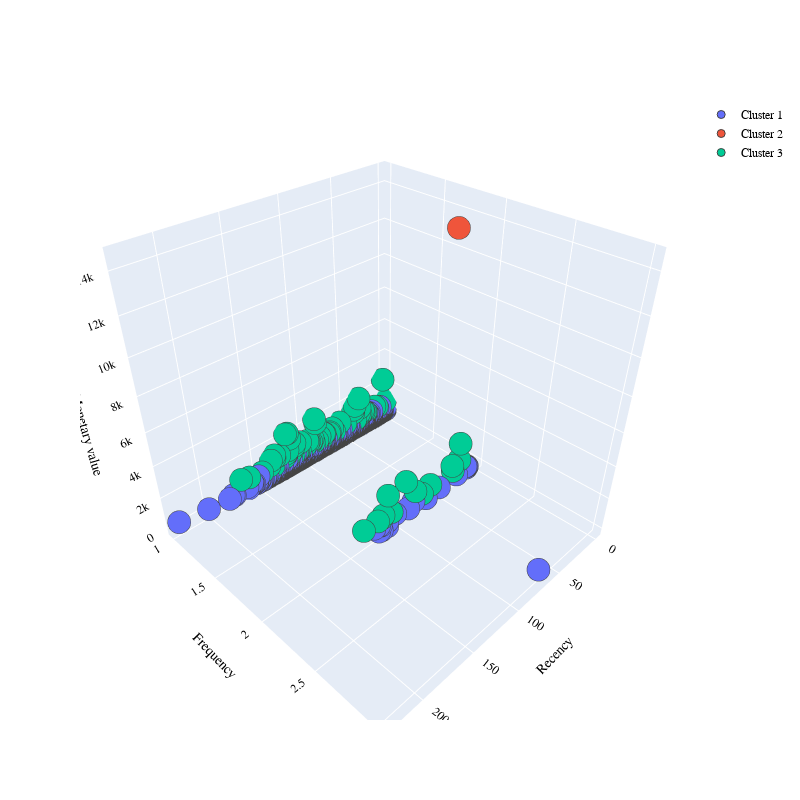
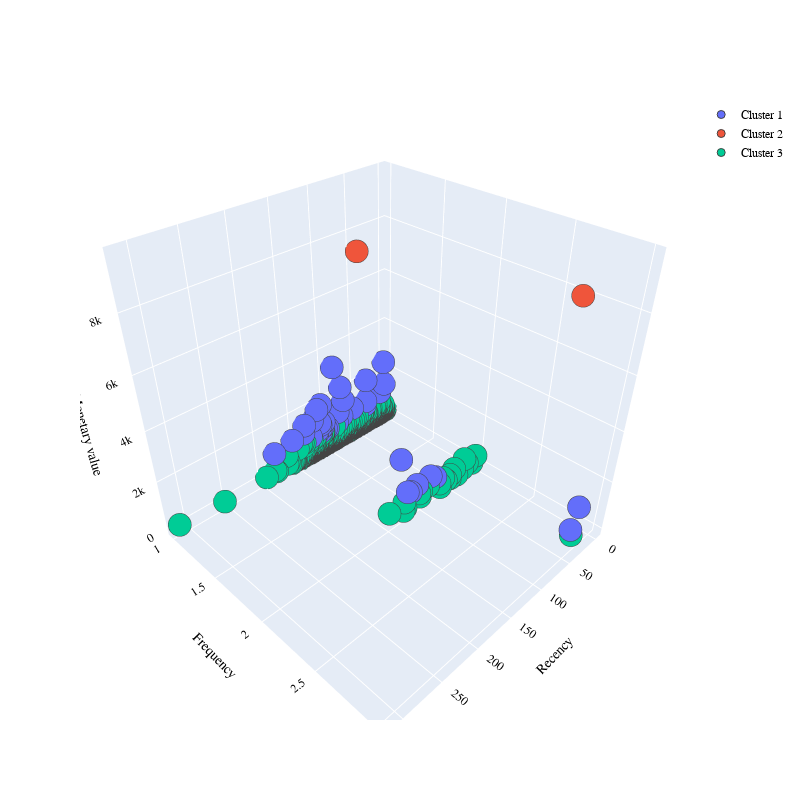
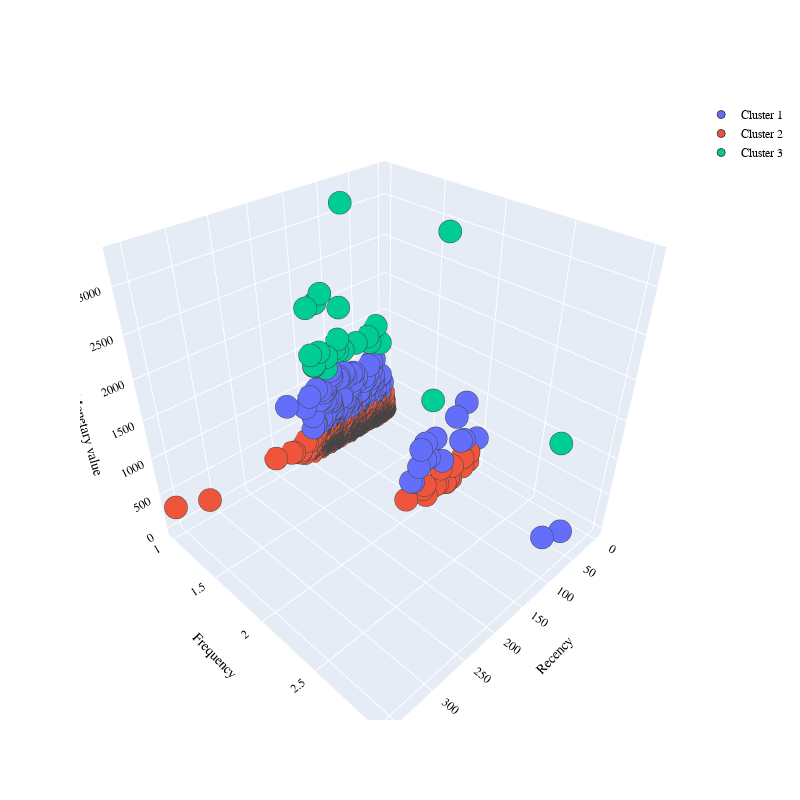
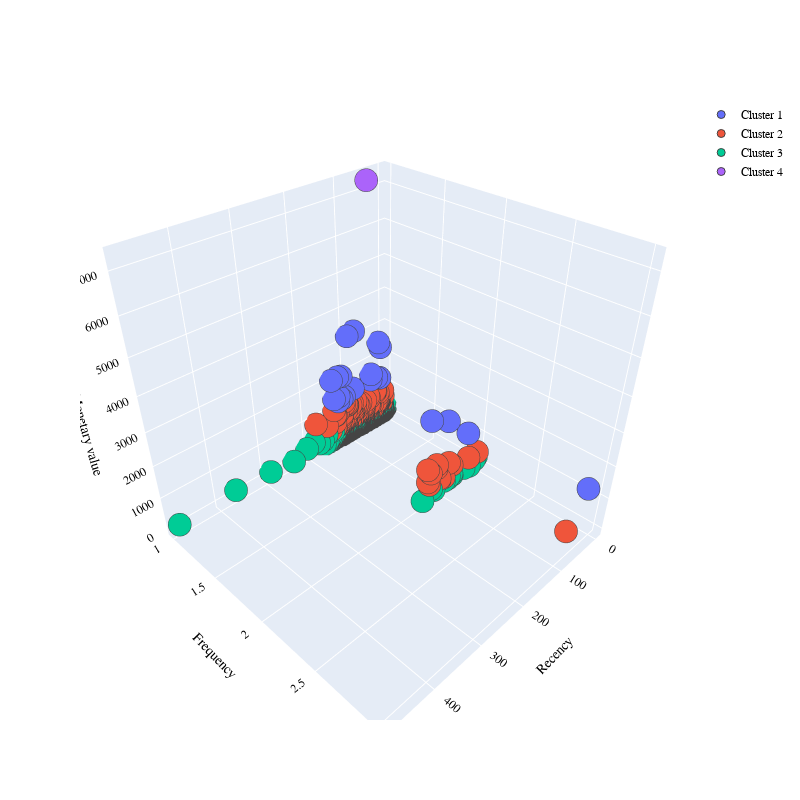

The notebook cell these images were saved under, in order:
### Code cell
# run_experiment.py
import sys
import json  
import os
import wandb


# Add the path to the src module
current_path = os.getcwd()
data_folder = os.path.abspath(os.path.join(current_path, '..', '..', 'data', 'external'))
data_filepath = os.path.join(data_folder, 'customer_segmentation.csv')
src_path = os.path.abspath(os.path.join(current_path, '..', '..'))
sys.path.append(src_path)

from src.data_preparation.cleaning import *
from src.data_preparation.rfm import *
from src.clustering.kmeans.analysis import * 
from src.clustering.kmeans.core import *
from src.visualization.clustering_visualization import *
from src.visualization.data_visualization import * 

'''
# Initialize WandB
wandb.init(project="Customer_Segmentation", name="Kmeans_Experiment")


# Define sweep configuration
sweep_config_path = os.path.join(os.path.dirname(__file__), 'sweep.yaml')
sweep_id = wandb.sweep(sweep=sweep_config_path, project="Customer_Segmentation")


# Data Prep
df = prepare_data(data_filepath)
df = drop_c_id(df)
df = clean_data(df)

# RFM
frequency = get_frequencies(df)
monetary = get_monetary(df)
recency = get_recency(df)
rfm_dataset = concatenate_dataframes_(recency, monetary, frequency)


# KMeans
X = elbow_method(rfm_dataset)[0]
best_params = get_best_kmeans_params(X)

rfmcopy = choose(rfm_dataset, X)[0]
nclusterskmeans = choose(rfm_dataset, X)[1]
plot_clusters(rfmcopy, clusters1=nclusterskmeans)

silscores = {}
silscores['kmeans'] = silhouette_score_f(X, rfmcopy, 'kmeans_cluster')

wandb.finish()

''' 
sweep_config = {
    "name": "kmeans-sweep",
    "method": "grid",
    "metric": {"goal": "maximize", "name": "Silhouette Score"},
    "parameters": {
        "n_clusters": {"values": [3, 4, 5, 6]},
        "algorithm": {"values": ["lloyd", "elkan"]},
        "random_state": {"values": [42, 123, 456]}
    }
}

def objective():
    # Initialize WandB inside the objective function
    wandb.init(project="Customer_Segmentation", name="Kmeans_Experiment")

    # Paths
    current_path = os.getcwd()
    data_folder = os.path.abspath(os.path.join(current_path, '..', '..', 'data', 'external'))
    data_filepath = os.path.join(data_folder, 'customer_segmentation.csv')

    # Data Prep
    df = prepare_data(data_filepath)
    df = drop_c_id(df)
    df = clean_data(df)

    # RFM
    frequency = get_frequencies(df)
    monetary = get_monetary(df)
    recency = get_recency(df)
    rfm_dataset = concatenate_dataframes_(recency, monetary, frequency)

    # KMeans
    X = elbow_method(rfm_dataset)[0]
    rfm_copy = clustering(wandb.config.n_clusters, wandb.config.algorithm, wandb.config.random_state, X, rfm_dataset)

    #clusters
    plot_clusters(rfm_copy, clusters1=rfm_copy['kmeans_cluster'].nunique())


    wandb.finish()

# The choose function is no longer needed, you can remove it


# Main function
wandb.init(project="Customer_Segmentation", name="Kmeans_Experiment")
def main():
    # Define sweep configuration
    sweep_id = wandb.sweep(sweep=sweep_config, project="Customer_Segmentation")

    # Run the sweep
    wandb.agent(sweep_id, function=objective, count=10)



# Run the main function
if __name__ == "__main__":
    main()

### Figure 1 — Plotly figure (JSON) as saved in the notebook; plotly's stock layout.template omitted (floating-point values rounded to 4 significant figures; data arrays with more than 128 entries replaced by an {"elided": "..."} marker saying what was removed)
{"data": [{"marker": {"line": {"width": 1}, "size": 8}, "mode": "markers", "name": "Cluster 1", "type": "scatter3d", "x": {"elided": "1221 int values"}, "y": {"elided": "1221 int values"}, "z": {"elided": "1221 float values"}}, {"marker": {"line": {"width": 1}, "size": 8}, "mode": "markers", "name": "Cluster 2", "type": "scatter3d", "x": [44], "y": [2], "z": [14550.0]}, {"marker": {"line": {"width": 1}, "size": 8}, "mode": "markers", "name": "Cluster 3", "type": "scatter3d", "x": [110, 34, 33, 41, 110, 121, 127, 34, 113, 111, 136, 92, 31, 119, 96, 61, 25, 77, 116, 115, 108, 86, 32, 117, 99, 33, 138, 120, 118, 115, 105, 85, 77, 94, 90, 25, 115, 159, 29, 11, 136, 67, 134, 76, 39, 70, 117, 146, 107, 71, 122, 95, 79, 92, 71, 107, 132, 120, 120, 38, 51, 58, 167, 26, 112, 0, 89, 82, 106, 36, 14, 34, 132, 41, 39, 65, 92, 25, 79, 104, 25, 3, 28, 87, 90], "y": [1, 1, 1, 1, 2, 2, 1, 1, 1, 1, 2, 1, 1, 1, 1, 2, 2, 1, 1, 2, 1, 1, 1, 2, 1, 2, 1, 1, 1, 1, 1, 1, 1, 1, 1, 2, 1, 1, 1, 1, 1, 1, 1, 1, 1, 1, 1, 1, 1, 1, 1, 1, 2, 1, 2, 1, 1, 1, 1, 1, 1, 1, 1, 1, 1, 1, 1, 1, 2, 1, 1, 2, 1, 1, 1, 1, 1, 1, 1, 1, 1, 1, 1, 1, 2], "z": [1308.0, 1930.0, 1237.0, 1125.0, 2047.0, 792.4, 1064.0, 864.8, 914.0, 1130.0, 809.2, 807.2, 752.2, 2220.0, 975.9, 813.6, 1174.0, 828.6, 689.7, 946.2, 616.5, 1876.0, 767.1, 810.7, 699.7, 700.7, 728.4, 913.2, 1077.0, 818.4, 626.7, 617.8, 820.7, 891.9, 920.9, 2269.0, 1784.0, 720.8, 908.0, 623.0, 1024.0, 872.4, 576.5, 797.4, 568.9, 692.6, 2208.0, 573.5, 618.3, 644.5, 719.0, 839.6, 1089.0, 719.7, 592.9, 582.9, 1071.0, 813.4, 819.3, 570.9, 707.7, 991.7, 868.0, 698.9, 568.6, 712.9, 639.3, 788.2, 788.8, 584.3, 721.7, 1082.0, 1247.0, 1351.0, 1571.0, 596.6, 792.1, 588.1, 640.6, 1159.0, 676.2, 2328.0, 782.2, 2184.0, 2151.0]}], "layout": {"autosize": true, "font": {"color": "black", "family": "Gilroy", "size": 12}, "height": 800, "scene": {"xaxis": {"title": {"font": {"color": "black"}, "text": "Recency"}}, "yaxis": {"title": {"font": {"color": "black"}, "text": "Frequency"}}, "zaxis": {"title": {"font": {"color": "black"}, "text": "Monetary value"}}}, "showlegend": true, "width": 800}}

### Figure 2 — Plotly figure (JSON) as saved in the notebook; plotly's stock layout.template omitted (floating-point values rounded to 4 significant figures; data arrays with more than 128 entries replaced by an {"elided": "..."} marker saying what was removed)
{"data": [{"marker": {"line": {"width": 1}, "size": 8}, "mode": "markers", "name": "Cluster 1", "type": "scatter3d", "x": [34, 10, 110, 43, 76, 111, 123, 76, 82, 99, 137, 35, 116, 2, 84, 115, 109, 115, 105, 126, 110, 116, 77, 73, 36, 84, 58, 110, 107, 121, 34, 132, 154, 102, 181, 135, 88, 3, 106], "y": [1, 1, 1, 3, 2, 1, 1, 1, 1, 1, 1, 1, 1, 1, 1, 1, 1, 1, 1, 1, 1, 2, 1, 1, 1, 2, 1, 1, 1, 2, 3, 2, 1, 1, 1, 1, 1, 1, 2], "z": [1930.0, 1043.0, 1024.0, 838.7, 747.6, 1130.0, 1404.0, 908.4, 1181.0, 699.7, 1057.0, 971.0, 734.1, 1313.0, 719.8, 1784.0, 1915.0, 847.6, 1071.0, 726.0, 706.2, 830.9, 2223.0, 1590.0, 814.4, 930.0, 991.7, 851.8, 876.8, 913.5, 1622.0, 2494.0, 1020.0, 727.5, 876.5, 1391.0, 3243.0, 2328.0, 959.7]}, {"marker": {"line": {"width": 1}, "size": 8}, "mode": "markers", "name": "Cluster 2", "type": "scatter3d", "x": [98, 44], "y": [3, 1], "z": [9587.0, 7275.0]}, {"marker": {"line": {"width": 1}, "size": 8}, "mode": "markers", "name": "Cluster 3", "type": "scatter3d", "x": {"elided": "1265 int values"}, "y": {"elided": "1265 int values"}, "z": {"elided": "1265 float values"}}], "layout": {"autosize": true, "font": {"color": "black", "family": "Gilroy", "size": 12}, "height": 800, "scene": {"xaxis": {"title": {"font": {"color": "black"}, "text": "Recency"}}, "yaxis": {"title": {"font": {"color": "black"}, "text": "Frequency"}}, "zaxis": {"title": {"font": {"color": "black"}, "text": "Monetary value"}}}, "showlegend": true, "width": 800}}

### Figure 3 — Plotly figure (JSON) as saved in the notebook; plotly's stock layout.template omitted (floating-point values rounded to 4 significant figures; data arrays with more than 128 entries replaced by an {"elided": "..."} marker saying what was removed)
{"data": [{"marker": {"line": {"width": 1}, "size": 8}, "mode": "markers", "name": "Cluster 1", "type": "scatter3d", "x": {"elided": "136 int values"}, "y": {"elided": "136 int values"}, "z": {"elided": "136 float values"}}, {"marker": {"line": {"width": 1}, "size": 8}, "mode": "markers", "name": "Cluster 2", "type": "scatter3d", "x": {"elided": "1144 int values"}, "y": {"elided": "1144 int values"}, "z": {"elided": "1144 float values"}}, {"marker": {"line": {"width": 1}, "size": 8}, "mode": "markers", "name": "Cluster 3", "type": "scatter3d", "x": [139, 83, 122, 111, 85, 124, 80, 98, 10, 131, 30, 76, 89, 95, 34, 106, 136, 18, 109, 115, 131, 90, 56], "y": [1, 2, 1, 1, 1, 1, 1, 2, 1, 1, 1, 1, 1, 1, 1, 3, 1, 1, 1, 1, 1, 1, 1], "z": [2048.0, 3277.0, 1404.0, 1138.0, 1876.0, 2061.0, 1271.0, 1399.0, 1115, 1255.0, 1200, 3123.0, 1459.0, 1349.0, 1294.0, 1749.0, 1419.0, 1391.0, 1289.0, 2153.0, 1247.0, 1301.0, 1285.0]}], "layout": {"autosize": true, "font": {"color": "black", "family": "Gilroy", "size": 12}, "height": 800, "scene": {"xaxis": {"title": {"font": {"color": "black"}, "text": "Recency"}}, "yaxis": {"title": {"font": {"color": "black"}, "text": "Frequency"}}, "zaxis": {"title": {"font": {"color": "black"}, "text": "Monetary value"}}}, "showlegend": true, "width": 800}}

### Figure 4 — Plotly figure (JSON) as saved in the notebook; plotly's stock layout.template omitted (floating-point values rounded to 4 significant figures; data arrays with more than 128 entries replaced by an {"elided": "..."} marker saying what was removed)
{"data": [{"marker": {"line": {"width": 1}, "size": 8}, "mode": "markers", "name": "Cluster 1", "type": "scatter3d", "x": [109, 139, 115, 122, 18, 124, 13, 97, 86, 124, 33, 115, 39, 81, 15, 24, 33, 132, 38, 134, 89], "y": [1, 1, 1, 1, 1, 1, 1, 1, 1, 1, 2, 1, 1, 1, 1, 1, 3, 2, 1, 1, 2], "z": [1308.0, 2048.0, 1259.0, 1404.0, 2513.0, 2061.0, 2322.0, 3196.0, 1416.0, 1244.0, 1317.0, 2027.0, 1389.0, 3256.0, 1291.0, 1368.0, 1622.0, 2494.0, 1571.0, 1391.0, 2151.0]}, {"marker": {"line": {"width": 1}, "size": 8}, "mode": "markers", "name": "Cluster 2", "type": "scatter3d", "x": {"elided": "154 int values"}, "y": {"elided": "154 int values"}, "z": {"elided": "154 float values"}}, {"marker": {"line": {"width": 1}, "size": 8}, "mode": "markers", "name": "Cluster 3", "type": "scatter3d", "x": {"elided": "1133 int values"}, "y": {"elided": "1133 int values"}, "z": {"elided": "1133 float values"}}, {"marker": {"line": {"width": 1}, "size": 8}, "mode": "markers", "name": "Cluster 4", "type": "scatter3d", "x": [43], "y": [1], "z": [7275.0]}], "layout": {"autosize": true, "font": {"color": "black", "family": "Gilroy", "size": 12}, "height": 800, "scene": {"xaxis": {"title": {"font": {"color": "black"}, "text": "Recency"}}, "yaxis": {"title": {"font": {"color": "black"}, "text": "Frequency"}}, "zaxis": {"title": {"font": {"color": "black"}, "text": "Monetary value"}}}, "showlegend": true, "width": 800}}
